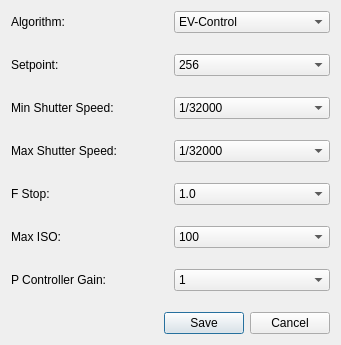
<?xml version="1.0" encoding="UTF-8"?>
<ui version="4.0">
 <class>AutoExposureSettings</class>
 <widget class="QDialog" name="AutoExposureSettings">
  <property name="windowModality">
   <enum>Qt::WindowModal</enum>
  </property>
  <property name="geometry">
   <rect>
    <x>0</x>
    <y>0</y>
    <width>341</width>
    <height>345</height>
   </rect>
  </property>
  <property name="windowTitle">
   <string>Auto Exposure Settings</string>
  </property>
  <property name="modal">
   <bool>true</bool>
  </property>
  <layout class="QGridLayout" name="gridLayout">
   <item row="6" column="0">
    <spacer name="verticalSpacer_3">
     <property name="orientation">
      <enum>Qt::Vertical</enum>
     </property>
     <property name="sizeHint" stdset="0">
      <size>
       <width>20</width>
       <height>40</height>
      </size>
     </property>
    </spacer>
   </item>
   <item row="3" column="0" colspan="2">
    <layout class="QHBoxLayout" name="horizontalLayout_3">
     <item>
      <widget class="QLabel" name="label_2">
       <property name="text">
        <string>Setpoint:</string>
       </property>
      </widget>
     </item>
     <item>
      <widget class="QComboBox" name="AutoSetpoint">
       <item>
        <property name="text">
         <string>256</string>
        </property>
       </item>
       <item>
        <property name="text">
         <string>512</string>
        </property>
       </item>
       <item>
        <property name="text">
         <string>768</string>
        </property>
       </item>
       <item>
        <property name="text">
         <string>1024</string>
        </property>
       </item>
       <item>
        <property name="text">
         <string>1280</string>
        </property>
       </item>
       <item>
        <property name="text">
         <string>1536</string>
        </property>
       </item>
       <item>
        <property name="text">
         <string>1792</string>
        </property>
       </item>
       <item>
        <property name="text">
         <string>2048</string>
        </property>
       </item>
       <item>
        <property name="text">
         <string>2304</string>
        </property>
       </item>
       <item>
        <property name="text">
         <string>2560</string>
        </property>
       </item>
      </widget>
     </item>
    </layout>
   </item>
   <item row="0" column="0" colspan="2">
    <layout class="QHBoxLayout" name="horizontalLayout_2">
     <item>
      <widget class="QLabel" name="label">
       <property name="text">
        <string>Algorithm:</string>
       </property>
      </widget>
     </item>
     <item>
      <widget class="QComboBox" name="AutoAlgorithm">
       <item>
        <property name="text">
         <string>EV-Control</string>
        </property>
       </item>
       <item>
        <property name="text">
         <string>P-Control</string>
        </property>
       </item>
      </widget>
     </item>
    </layout>
   </item>
   <item row="13" column="0" colspan="2">
    <layout class="QHBoxLayout" name="horizontalLayout_7">
     <item>
      <widget class="QLabel" name="label_6">
       <property name="text">
        <string>Max ISO:</string>
       </property>
      </widget>
     </item>
     <item>
      <widget class="QComboBox" name="AutoMaxISO">
       <item>
        <property name="text">
         <string>100</string>
        </property>
       </item>
       <item>
        <property name="text">
         <string>200</string>
        </property>
       </item>
       <item>
        <property name="text">
         <string>400</string>
        </property>
       </item>
       <item>
        <property name="text">
         <string>800</string>
        </property>
       </item>
       <item>
        <property name="text">
         <string>1600</string>
        </property>
       </item>
       <item>
        <property name="text">
         <string>3200</string>
        </property>
       </item>
      </widget>
     </item>
    </layout>
   </item>
   <item row="12" column="0">
    <spacer name="verticalSpacer_5">
     <property name="orientation">
      <enum>Qt::Vertical</enum>
     </property>
     <property name="sizeHint" stdset="0">
      <size>
       <width>20</width>
       <height>40</height>
      </size>
     </property>
    </spacer>
   </item>
   <item row="10" column="0" colspan="2">
    <layout class="QHBoxLayout" name="horizontalLayout_6">
     <item>
      <widget class="QLabel" name="label_5">
       <property name="text">
        <string>F Stop:</string>
       </property>
      </widget>
     </item>
     <item>
      <widget class="QComboBox" name="AutoFStop">
       <item>
        <property name="text">
         <string>1.0</string>
        </property>
       </item>
       <item>
        <property name="text">
         <string>1.1</string>
        </property>
       </item>
       <item>
        <property name="text">
         <string>1.2</string>
        </property>
       </item>
       <item>
        <property name="text">
         <string>1.3</string>
        </property>
       </item>
       <item>
        <property name="text">
         <string>1.4</string>
        </property>
       </item>
       <item>
        <property name="text">
         <string>1.5</string>
        </property>
       </item>
       <item>
        <property name="text">
         <string>1.6</string>
        </property>
       </item>
       <item>
        <property name="text">
         <string>1.7</string>
        </property>
       </item>
       <item>
        <property name="text">
         <string>1.8</string>
        </property>
       </item>
       <item>
        <property name="text">
         <string>2.0</string>
        </property>
       </item>
       <item>
        <property name="text">
         <string>2.2</string>
        </property>
       </item>
       <item>
        <property name="text">
         <string>2.3</string>
        </property>
       </item>
       <item>
        <property name="text">
         <string>2.6</string>
        </property>
       </item>
       <item>
        <property name="text">
         <string>2.8</string>
        </property>
       </item>
       <item>
        <property name="text">
         <string>3.1</string>
        </property>
       </item>
       <item>
        <property name="text">
         <string>3.4</string>
        </property>
       </item>
       <item>
        <property name="text">
         <string>3.7</string>
        </property>
       </item>
       <item>
        <property name="text">
         <string>4.0</string>
        </property>
       </item>
       <item>
        <property name="text">
         <string>4.4</string>
        </property>
       </item>
       <item>
        <property name="text">
         <string>4.7</string>
        </property>
       </item>
       <item>
        <property name="text">
         <string>5.2</string>
        </property>
       </item>
       <item>
        <property name="text">
         <string>5.6</string>
        </property>
       </item>
       <item>
        <property name="text">
         <string>6.2</string>
        </property>
       </item>
       <item>
        <property name="text">
         <string>6.7</string>
        </property>
       </item>
       <item>
        <property name="text">
         <string>7.3</string>
        </property>
       </item>
       <item>
        <property name="text">
         <string>8.0</string>
        </property>
       </item>
       <item>
        <property name="text">
         <string>8.7</string>
        </property>
       </item>
       <item>
        <property name="text">
         <string>9.5</string>
        </property>
       </item>
       <item>
        <property name="text">
         <string>10.4</string>
        </property>
       </item>
       <item>
        <property name="text">
         <string>11.0</string>
        </property>
       </item>
       <item>
        <property name="text">
         <string>12.0</string>
        </property>
       </item>
       <item>
        <property name="text">
         <string>13.0</string>
        </property>
       </item>
       <item>
        <property name="text">
         <string>14.6</string>
        </property>
       </item>
       <item>
        <property name="text">
         <string>16.0</string>
        </property>
       </item>
       <item>
        <property name="text">
         <string>17.0</string>
        </property>
       </item>
       <item>
        <property name="text">
         <string>19.0</string>
        </property>
       </item>
       <item>
        <property name="text">
         <string>20.7</string>
        </property>
       </item>
       <item>
        <property name="text">
         <string>22.0</string>
        </property>
       </item>
       <item>
        <property name="text">
         <string>24.6</string>
        </property>
       </item>
       <item>
        <property name="text">
         <string>27.0</string>
        </property>
       </item>
       <item>
        <property name="text">
         <string>29.0</string>
        </property>
       </item>
       <item>
        <property name="text">
         <string>32.0</string>
        </property>
       </item>
       <item>
        <property name="text">
         <string>35.0</string>
        </property>
       </item>
       <item>
        <property name="text">
         <string>38.0</string>
        </property>
       </item>
       <item>
        <property name="text">
         <string>41.0</string>
        </property>
       </item>
      </widget>
     </item>
    </layout>
   </item>
   <item row="9" column="1">
    <spacer name="verticalSpacer_4">
     <property name="orientation">
      <enum>Qt::Vertical</enum>
     </property>
     <property name="sizeHint" stdset="0">
      <size>
       <width>20</width>
       <height>40</height>
      </size>
     </property>
    </spacer>
   </item>
   <item row="4" column="1">
    <spacer name="verticalSpacer_2">
     <property name="orientation">
      <enum>Qt::Vertical</enum>
     </property>
     <property name="sizeHint" stdset="0">
      <size>
       <width>20</width>
       <height>40</height>
      </size>
     </property>
    </spacer>
   </item>
   <item row="8" column="0" colspan="2">
    <layout class="QHBoxLayout" name="horizontalLayout_5">
     <item>
      <widget class="QLabel" name="label_4">
       <property name="text">
        <string>Max Shutter Speed:</string>
       </property>
      </widget>
     </item>
     <item>
      <widget class="QComboBox" name="AutoMaxShutter">
       <item>
        <property name="text">
         <string>1/32000</string>
        </property>
       </item>
       <item>
        <property name="text">
         <string>1/16000</string>
        </property>
       </item>
       <item>
        <property name="text">
         <string>1/8000</string>
        </property>
       </item>
       <item>
        <property name="text">
         <string>1/6000</string>
        </property>
       </item>
       <item>
        <property name="text">
         <string>1/4000</string>
        </property>
       </item>
       <item>
        <property name="text">
         <string>1/2000</string>
        </property>
       </item>
       <item>
        <property name="text">
         <string>1/1600</string>
        </property>
       </item>
       <item>
        <property name="text">
         <string>1/1250</string>
        </property>
       </item>
       <item>
        <property name="text">
         <string>1/1000</string>
        </property>
       </item>
       <item>
        <property name="text">
         <string>1/800</string>
        </property>
       </item>
       <item>
        <property name="text">
         <string>1/640</string>
        </property>
       </item>
       <item>
        <property name="text">
         <string>1/500</string>
        </property>
       </item>
       <item>
        <property name="text">
         <string>1/400</string>
        </property>
       </item>
       <item>
        <property name="text">
         <string>1/320</string>
        </property>
       </item>
       <item>
        <property name="text">
         <string>1/250</string>
        </property>
       </item>
       <item>
        <property name="text">
         <string>1/200</string>
        </property>
       </item>
       <item>
        <property name="text">
         <string>1/160</string>
        </property>
       </item>
       <item>
        <property name="text">
         <string>1/125</string>
        </property>
       </item>
       <item>
        <property name="text">
         <string>1/100</string>
        </property>
       </item>
       <item>
        <property name="text">
         <string>1/80</string>
        </property>
       </item>
       <item>
        <property name="text">
         <string>1/60</string>
        </property>
       </item>
       <item>
        <property name="text">
         <string>1/50</string>
        </property>
       </item>
       <item>
        <property name="text">
         <string>1/40</string>
        </property>
       </item>
       <item>
        <property name="text">
         <string>1/30</string>
        </property>
       </item>
       <item>
        <property name="text">
         <string>1/25</string>
        </property>
       </item>
       <item>
        <property name="text">
         <string>1/20</string>
        </property>
       </item>
       <item>
        <property name="text">
         <string>1/15</string>
        </property>
       </item>
       <item>
        <property name="text">
         <string>1/12</string>
        </property>
       </item>
       <item>
        <property name="text">
         <string>1/10</string>
        </property>
       </item>
       <item>
        <property name="text">
         <string>1/8</string>
        </property>
       </item>
       <item>
        <property name="text">
         <string>1/6.4</string>
        </property>
       </item>
       <item>
        <property name="text">
         <string>1/5</string>
        </property>
       </item>
       <item>
        <property name="text">
         <string>1/4</string>
        </property>
       </item>
       <item>
        <property name="text">
         <string>1/3.2</string>
        </property>
       </item>
       <item>
        <property name="text">
         <string>1/2.5</string>
        </property>
       </item>
       <item>
        <property name="text">
         <string>1/2</string>
        </property>
       </item>
       <item>
        <property name="text">
         <string>1</string>
        </property>
       </item>
      </widget>
     </item>
    </layout>
   </item>
   <item row="5" column="0" colspan="2">
    <layout class="QHBoxLayout" name="horizontalLayout_4">
     <item>
      <widget class="QLabel" name="label_3">
       <property name="text">
        <string>Min Shutter Speed:</string>
       </property>
      </widget>
     </item>
     <item>
      <widget class="QComboBox" name="AutoMinShutter">
       <item>
        <property name="text">
         <string>1/32000</string>
        </property>
       </item>
       <item>
        <property name="text">
         <string>1/16000</string>
        </property>
       </item>
       <item>
        <property name="text">
         <string>1/8000</string>
        </property>
       </item>
       <item>
        <property name="text">
         <string>1/6000</string>
        </property>
       </item>
       <item>
        <property name="text">
         <string>1/4000</string>
        </property>
       </item>
       <item>
        <property name="text">
         <string>1/2000</string>
        </property>
       </item>
       <item>
        <property name="text">
         <string>1/1600</string>
        </property>
       </item>
       <item>
        <property name="text">
         <string>1/1250</string>
        </property>
       </item>
       <item>
        <property name="text">
         <string>1/1000</string>
        </property>
       </item>
       <item>
        <property name="text">
         <string>1/800</string>
        </property>
       </item>
       <item>
        <property name="text">
         <string>1/640</string>
        </property>
       </item>
       <item>
        <property name="text">
         <string>1/500</string>
        </property>
       </item>
       <item>
        <property name="text">
         <string>1/400</string>
        </property>
       </item>
       <item>
        <property name="text">
         <string>1/320</string>
        </property>
       </item>
       <item>
        <property name="text">
         <string>1/250</string>
        </property>
       </item>
       <item>
        <property name="text">
         <string>1/200</string>
        </property>
       </item>
       <item>
        <property name="text">
         <string>1/160</string>
        </property>
       </item>
       <item>
        <property name="text">
         <string>1/125</string>
        </property>
       </item>
       <item>
        <property name="text">
         <string>1/100</string>
        </property>
       </item>
       <item>
        <property name="text">
         <string>1/80</string>
        </property>
       </item>
       <item>
        <property name="text">
         <string>1/60</string>
        </property>
       </item>
       <item>
        <property name="text">
         <string>1/50</string>
        </property>
       </item>
       <item>
        <property name="text">
         <string>1/40</string>
        </property>
       </item>
       <item>
        <property name="text">
         <string>1/30</string>
        </property>
       </item>
       <item>
        <property name="text">
         <string>1/25</string>
        </property>
       </item>
       <item>
        <property name="text">
         <string>1/20</string>
        </property>
       </item>
       <item>
        <property name="text">
         <string>1/15</string>
        </property>
       </item>
       <item>
        <property name="text">
         <string>1/12</string>
        </property>
       </item>
       <item>
        <property name="text">
         <string>1/10</string>
        </property>
       </item>
       <item>
        <property name="text">
         <string>1/8</string>
        </property>
       </item>
       <item>
        <property name="text">
         <string>1/6.4</string>
        </property>
       </item>
       <item>
        <property name="text">
         <string>1/5</string>
        </property>
       </item>
       <item>
        <property name="text">
         <string>1/4</string>
        </property>
       </item>
       <item>
        <property name="text">
         <string>1/3.2</string>
        </property>
       </item>
       <item>
        <property name="text">
         <string>1/2.5</string>
        </property>
       </item>
       <item>
        <property name="text">
         <string>1/2</string>
        </property>
       </item>
       <item>
        <property name="text">
         <string>1</string>
        </property>
       </item>
      </widget>
     </item>
    </layout>
   </item>
   <item row="2" column="0">
    <spacer name="verticalSpacer">
     <property name="orientation">
      <enum>Qt::Vertical</enum>
     </property>
     <property name="sizeHint" stdset="0">
      <size>
       <width>20</width>
       <height>40</height>
      </size>
     </property>
    </spacer>
   </item>
   <item row="18" column="0" colspan="2">
    <layout class="QHBoxLayout" name="horizontalLayout">
     <item>
      <spacer name="horizontalSpacer">
       <property name="orientation">
        <enum>Qt::Horizontal</enum>
       </property>
       <property name="sizeHint" stdset="0">
        <size>
         <width>40</width>
         <height>20</height>
        </size>
       </property>
      </spacer>
     </item>
     <item>
      <widget class="QPushButton" name="ModalSaveButton">
       <property name="text">
        <string>Save</string>
       </property>
      </widget>
     </item>
     <item>
      <widget class="QPushButton" name="ModalCancelButton">
       <property name="text">
        <string>Cancel</string>
       </property>
      </widget>
     </item>
    </layout>
   </item>
   <item row="15" column="0" colspan="2">
    <layout class="QHBoxLayout" name="horizontalLayout_8">
     <item>
      <widget class="QLabel" name="label_7">
       <property name="text">
        <string>P Controller Gain:</string>
       </property>
      </widget>
     </item>
     <item>
      <widget class="QComboBox" name="AutoGain">
       <item>
        <property name="text">
         <string>1</string>
        </property>
       </item>
       <item>
        <property name="text">
         <string>2</string>
        </property>
       </item>
       <item>
        <property name="text">
         <string>3</string>
        </property>
       </item>
       <item>
        <property name="text">
         <string>4</string>
        </property>
       </item>
       <item>
        <property name="text">
         <string>5</string>
        </property>
       </item>
       <item>
        <property name="text">
         <string>6</string>
        </property>
       </item>
       <item>
        <property name="text">
         <string>7</string>
        </property>
       </item>
       <item>
        <property name="text">
         <string>8</string>
        </property>
       </item>
       <item>
        <property name="text">
         <string>9</string>
        </property>
       </item>
       <item>
        <property name="text">
         <string>10</string>
        </property>
       </item>
       <item>
        <property name="text">
         <string>11</string>
        </property>
       </item>
       <item>
        <property name="text">
         <string>12</string>
        </property>
       </item>
       <item>
        <property name="text">
         <string>13</string>
        </property>
       </item>
       <item>
        <property name="text">
         <string>14</string>
        </property>
       </item>
       <item>
        <property name="text">
         <string>15</string>
        </property>
       </item>
       <item>
        <property name="text">
         <string>16</string>
        </property>
       </item>
       <item>
        <property name="text">
         <string>17</string>
        </property>
       </item>
       <item>
        <property name="text">
         <string>18</string>
        </property>
       </item>
       <item>
        <property name="text">
         <string>19</string>
        </property>
       </item>
       <item>
        <property name="text">
         <string>20</string>
        </property>
       </item>
       <item>
        <property name="text">
         <string>21</string>
        </property>
       </item>
       <item>
        <property name="text">
         <string>22</string>
        </property>
       </item>
       <item>
        <property name="text">
         <string>23</string>
        </property>
       </item>
       <item>
        <property name="text">
         <string>24</string>
        </property>
       </item>
       <item>
        <property name="text">
         <string>25</string>
        </property>
       </item>
       <item>
        <property name="text">
         <string>26</string>
        </property>
       </item>
       <item>
        <property name="text">
         <string>27</string>
        </property>
       </item>
       <item>
        <property name="text">
         <string>28</string>
        </property>
       </item>
       <item>
        <property name="text">
         <string>29</string>
        </property>
       </item>
       <item>
        <property name="text">
         <string>30</string>
        </property>
       </item>
       <item>
        <property name="text">
         <string>31</string>
        </property>
       </item>
       <item>
        <property name="text">
         <string>32</string>
        </property>
       </item>
       <item>
        <property name="text">
         <string>33</string>
        </property>
       </item>
       <item>
        <property name="text">
         <string>34</string>
        </property>
       </item>
       <item>
        <property name="text">
         <string>35</string>
        </property>
       </item>
       <item>
        <property name="text">
         <string>36</string>
        </property>
       </item>
       <item>
        <property name="text">
         <string>37</string>
        </property>
       </item>
       <item>
        <property name="text">
         <string>38</string>
        </property>
       </item>
       <item>
        <property name="text">
         <string>39</string>
        </property>
       </item>
       <item>
        <property name="text">
         <string>40</string>
        </property>
       </item>
       <item>
        <property name="text">
         <string>41</string>
        </property>
       </item>
       <item>
        <property name="text">
         <string>42</string>
        </property>
       </item>
       <item>
        <property name="text">
         <string>43</string>
        </property>
       </item>
       <item>
        <property name="text">
         <string>44</string>
        </property>
       </item>
       <item>
        <property name="text">
         <string>45</string>
        </property>
       </item>
       <item>
        <property name="text">
         <string>46</string>
        </property>
       </item>
       <item>
        <property name="text">
         <string>47</string>
        </property>
       </item>
       <item>
        <property name="text">
         <string>48</string>
        </property>
       </item>
       <item>
        <property name="text">
         <string>49</string>
        </property>
       </item>
       <item>
        <property name="text">
         <string>50</string>
        </property>
       </item>
       <item>
        <property name="text">
         <string>51</string>
        </property>
       </item>
       <item>
        <property name="text">
         <string>52</string>
        </property>
       </item>
       <item>
        <property name="text">
         <string>53</string>
        </property>
       </item>
       <item>
        <property name="text">
         <string>54</string>
        </property>
       </item>
       <item>
        <property name="text">
         <string>55</string>
        </property>
       </item>
       <item>
        <property name="text">
         <string>56</string>
        </property>
       </item>
       <item>
        <property name="text">
         <string>57</string>
        </property>
       </item>
       <item>
        <property name="text">
         <string>58</string>
        </property>
       </item>
       <item>
        <property name="text">
         <string>59</string>
        </property>
       </item>
       <item>
        <property name="text">
         <string>60</string>
        </property>
       </item>
       <item>
        <property name="text">
         <string>61</string>
        </property>
       </item>
       <item>
        <property name="text">
         <string>62</string>
        </property>
       </item>
       <item>
        <property name="text">
         <string>63</string>
        </property>
       </item>
       <item>
        <property name="text">
         <string>64</string>
        </property>
       </item>
       <item>
        <property name="text">
         <string>65</string>
        </property>
       </item>
       <item>
        <property name="text">
         <string>66</string>
        </property>
       </item>
       <item>
        <property name="text">
         <string>67</string>
        </property>
       </item>
       <item>
        <property name="text">
         <string>68</string>
        </property>
       </item>
       <item>
        <property name="text">
         <string>69</string>
        </property>
       </item>
       <item>
        <property name="text">
         <string>70</string>
        </property>
       </item>
       <item>
        <property name="text">
         <string>71</string>
        </property>
       </item>
       <item>
        <property name="text">
         <string>72</string>
        </property>
       </item>
       <item>
        <property name="text">
         <string>73</string>
        </property>
       </item>
       <item>
        <property name="text">
         <string>74</string>
        </property>
       </item>
       <item>
        <property name="text">
         <string>75</string>
        </property>
       </item>
       <item>
        <property name="text">
         <string>76</string>
        </property>
       </item>
       <item>
        <property name="text">
         <string>77</string>
        </property>
       </item>
       <item>
        <property name="text">
         <string>78</string>
        </property>
       </item>
       <item>
        <property name="text">
         <string>79</string>
        </property>
       </item>
       <item>
        <property name="text">
         <string>80</string>
        </property>
       </item>
       <item>
        <property name="text">
         <string>81</string>
        </property>
       </item>
       <item>
        <property name="text">
         <string>82</string>
        </property>
       </item>
       <item>
        <property name="text">
         <string>83</string>
        </property>
       </item>
       <item>
        <property name="text">
         <string>84</string>
        </property>
       </item>
       <item>
        <property name="text">
         <string>85</string>
        </property>
       </item>
       <item>
        <property name="text">
         <string>86</string>
        </property>
       </item>
       <item>
        <property name="text">
         <string>87</string>
        </property>
       </item>
       <item>
        <property name="text">
         <string>88</string>
        </property>
       </item>
       <item>
        <property name="text">
         <string>89</string>
        </property>
       </item>
       <item>
        <property name="text">
         <string>90</string>
        </property>
       </item>
       <item>
        <property name="text">
         <string>91</string>
        </property>
       </item>
       <item>
        <property name="text">
         <string>92</string>
        </property>
       </item>
       <item>
        <property name="text">
         <string>93</string>
        </property>
       </item>
       <item>
        <property name="text">
         <string>94</string>
        </property>
       </item>
       <item>
        <property name="text">
         <string>95</string>
        </property>
       </item>
       <item>
        <property name="text">
         <string>96</string>
        </property>
       </item>
       <item>
        <property name="text">
         <string>97</string>
        </property>
       </item>
       <item>
        <property name="text">
         <string>98</string>
        </property>
       </item>
       <item>
        <property name="text">
         <string>99</string>
        </property>
       </item>
       <item>
        <property name="text">
         <string>100</string>
        </property>
       </item>
       <item>
        <property name="text">
         <string>101</string>
        </property>
       </item>
       <item>
        <property name="text">
         <string>102</string>
        </property>
       </item>
       <item>
        <property name="text">
         <string>103</string>
        </property>
       </item>
       <item>
        <property name="text">
         <string>104</string>
        </property>
       </item>
       <item>
        <property name="text">
         <string>105</string>
        </property>
       </item>
       <item>
        <property name="text">
         <string>106</string>
        </property>
       </item>
       <item>
        <property name="text">
         <string>107</string>
        </property>
       </item>
       <item>
        <property name="text">
         <string>108</string>
        </property>
       </item>
       <item>
        <property name="text">
         <string>109</string>
        </property>
       </item>
       <item>
        <property name="text">
         <string>110</string>
        </property>
       </item>
       <item>
        <property name="text">
         <string>111</string>
        </property>
       </item>
       <item>
        <property name="text">
         <string>112</string>
        </property>
       </item>
       <item>
        <property name="text">
         <string>113</string>
        </property>
       </item>
       <item>
        <property name="text">
         <string>114</string>
        </property>
       </item>
       <item>
        <property name="text">
         <string>115</string>
        </property>
       </item>
       <item>
        <property name="text">
         <string>116</string>
        </property>
       </item>
       <item>
        <property name="text">
         <string>117</string>
        </property>
       </item>
       <item>
        <property name="text">
         <string>118</string>
        </property>
       </item>
       <item>
        <property name="text">
         <string>119</string>
        </property>
       </item>
       <item>
        <property name="text">
         <string>120</string>
        </property>
       </item>
       <item>
        <property name="text">
         <string>121</string>
        </property>
       </item>
       <item>
        <property name="text">
         <string>122</string>
        </property>
       </item>
       <item>
        <property name="text">
         <string>123</string>
        </property>
       </item>
       <item>
        <property name="text">
         <string>124</string>
        </property>
       </item>
       <item>
        <property name="text">
         <string>125</string>
        </property>
       </item>
       <item>
        <property name="text">
         <string>126</string>
        </property>
       </item>
       <item>
        <property name="text">
         <string>127</string>
        </property>
       </item>
       <item>
        <property name="text">
         <string>128</string>
        </property>
       </item>
       <item>
        <property name="text">
         <string>129</string>
        </property>
       </item>
       <item>
        <property name="text">
         <string>130</string>
        </property>
       </item>
       <item>
        <property name="text">
         <string>131</string>
        </property>
       </item>
       <item>
        <property name="text">
         <string>132</string>
        </property>
       </item>
       <item>
        <property name="text">
         <string>133</string>
        </property>
       </item>
       <item>
        <property name="text">
         <string>134</string>
        </property>
       </item>
       <item>
        <property name="text">
         <string>135</string>
        </property>
       </item>
       <item>
        <property name="text">
         <string>136</string>
        </property>
       </item>
       <item>
        <property name="text">
         <string>137</string>
        </property>
       </item>
       <item>
        <property name="text">
         <string>138</string>
        </property>
       </item>
       <item>
        <property name="text">
         <string>139</string>
        </property>
       </item>
       <item>
        <property name="text">
         <string>140</string>
        </property>
       </item>
       <item>
        <property name="text">
         <string>141</string>
        </property>
       </item>
       <item>
        <property name="text">
         <string>142</string>
        </property>
       </item>
       <item>
        <property name="text">
         <string>143</string>
        </property>
       </item>
       <item>
        <property name="text">
         <string>144</string>
        </property>
       </item>
       <item>
        <property name="text">
         <string>145</string>
        </property>
       </item>
       <item>
        <property name="text">
         <string>146</string>
        </property>
       </item>
       <item>
        <property name="text">
         <string>147</string>
        </property>
       </item>
       <item>
        <property name="text">
         <string>148</string>
        </property>
       </item>
       <item>
        <property name="text">
         <string>149</string>
        </property>
       </item>
       <item>
        <property name="text">
         <string>150</string>
        </property>
       </item>
       <item>
        <property name="text">
         <string>151</string>
        </property>
       </item>
       <item>
        <property name="text">
         <string>152</string>
        </property>
       </item>
       <item>
        <property name="text">
         <string>153</string>
        </property>
       </item>
       <item>
        <property name="text">
         <string>154</string>
        </property>
       </item>
       <item>
        <property name="text">
         <string>155</string>
        </property>
       </item>
       <item>
        <property name="text">
         <string>156</string>
        </property>
       </item>
       <item>
        <property name="text">
         <string>157</string>
        </property>
       </item>
       <item>
        <property name="text">
         <string>158</string>
        </property>
       </item>
       <item>
        <property name="text">
         <string>159</string>
        </property>
       </item>
       <item>
        <property name="text">
         <string>160</string>
        </property>
       </item>
       <item>
        <property name="text">
         <string>161</string>
        </property>
       </item>
       <item>
        <property name="text">
         <string>162</string>
        </property>
       </item>
       <item>
        <property name="text">
         <string>163</string>
        </property>
       </item>
       <item>
        <property name="text">
         <string>164</string>
        </property>
       </item>
       <item>
        <property name="text">
         <string>165</string>
        </property>
       </item>
       <item>
        <property name="text">
         <string>166</string>
        </property>
       </item>
       <item>
        <property name="text">
         <string>167</string>
        </property>
       </item>
       <item>
        <property name="text">
         <string>168</string>
        </property>
       </item>
       <item>
        <property name="text">
         <string>169</string>
        </property>
       </item>
       <item>
        <property name="text">
         <string>170</string>
        </property>
       </item>
       <item>
        <property name="text">
         <string>171</string>
        </property>
       </item>
       <item>
        <property name="text">
         <string>172</string>
        </property>
       </item>
       <item>
        <property name="text">
         <string>173</string>
        </property>
       </item>
       <item>
        <property name="text">
         <string>174</string>
        </property>
       </item>
       <item>
        <property name="text">
         <string>175</string>
        </property>
       </item>
       <item>
        <property name="text">
         <string>176</string>
        </property>
       </item>
       <item>
        <property name="text">
         <string>177</string>
        </property>
       </item>
       <item>
        <property name="text">
         <string>178</string>
        </property>
       </item>
       <item>
        <property name="text">
         <string>179</string>
        </property>
       </item>
       <item>
        <property name="text">
         <string>180</string>
        </property>
       </item>
       <item>
        <property name="text">
         <string>181</string>
        </property>
       </item>
       <item>
        <property name="text">
         <string>182</string>
        </property>
       </item>
       <item>
        <property name="text">
         <string>183</string>
        </property>
       </item>
       <item>
        <property name="text">
         <string>184</string>
        </property>
       </item>
       <item>
        <property name="text">
         <string>185</string>
        </property>
       </item>
       <item>
        <property name="text">
         <string>186</string>
        </property>
       </item>
       <item>
        <property name="text">
         <string>187</string>
        </property>
       </item>
       <item>
        <property name="text">
         <string>188</string>
        </property>
       </item>
       <item>
        <property name="text">
         <string>189</string>
        </property>
       </item>
       <item>
        <property name="text">
         <string>190</string>
        </property>
       </item>
       <item>
        <property name="text">
         <string>191</string>
        </property>
       </item>
       <item>
        <property name="text">
         <string>192</string>
        </property>
       </item>
       <item>
        <property name="text">
         <string>193</string>
        </property>
       </item>
       <item>
        <property name="text">
         <string>194</string>
        </property>
       </item>
       <item>
        <property name="text">
         <string>195</string>
        </property>
       </item>
       <item>
        <property name="text">
         <string>196</string>
        </property>
       </item>
       <item>
        <property name="text">
         <string>197</string>
        </property>
       </item>
       <item>
        <property name="text">
         <string>198</string>
        </property>
       </item>
       <item>
        <property name="text">
         <string>199</string>
        </property>
       </item>
       <item>
        <property name="text">
         <string>200</string>
        </property>
       </item>
       <item>
        <property name="text">
         <string>201</string>
        </property>
       </item>
       <item>
        <property name="text">
         <string>202</string>
        </property>
       </item>
       <item>
        <property name="text">
         <string>203</string>
        </property>
       </item>
       <item>
        <property name="text">
         <string>204</string>
        </property>
       </item>
       <item>
        <property name="text">
         <string>205</string>
        </property>
       </item>
       <item>
        <property name="text">
         <string>206</string>
        </property>
       </item>
       <item>
        <property name="text">
         <string>207</string>
        </property>
       </item>
       <item>
        <property name="text">
         <string>208</string>
        </property>
       </item>
       <item>
        <property name="text">
         <string>209</string>
        </property>
       </item>
       <item>
        <property name="text">
         <string>210</string>
        </property>
       </item>
       <item>
        <property name="text">
         <string>211</string>
        </property>
       </item>
       <item>
        <property name="text">
         <string>212</string>
        </property>
       </item>
       <item>
        <property name="text">
         <string>213</string>
        </property>
       </item>
       <item>
        <property name="text">
         <string>214</string>
        </property>
       </item>
       <item>
        <property name="text">
         <string>215</string>
        </property>
       </item>
       <item>
        <property name="text">
         <string>216</string>
        </property>
       </item>
       <item>
        <property name="text">
         <string>217</string>
        </property>
       </item>
       <item>
        <property name="text">
         <string>218</string>
        </property>
       </item>
       <item>
        <property name="text">
         <string>219</string>
        </property>
       </item>
       <item>
        <property name="text">
         <string>220</string>
        </property>
       </item>
       <item>
        <property name="text">
         <string>221</string>
        </property>
       </item>
       <item>
        <property name="text">
         <string>222</string>
        </property>
       </item>
       <item>
        <property name="text">
         <string>223</string>
        </property>
       </item>
       <item>
        <property name="text">
         <string>224</string>
        </property>
       </item>
       <item>
        <property name="text">
         <string>225</string>
        </property>
       </item>
       <item>
        <property name="text">
         <string>226</string>
        </property>
       </item>
       <item>
        <property name="text">
         <string>227</string>
        </property>
       </item>
       <item>
        <property name="text">
         <string>228</string>
        </property>
       </item>
       <item>
        <property name="text">
         <string>229</string>
        </property>
       </item>
       <item>
        <property name="text">
         <string>230</string>
        </property>
       </item>
       <item>
        <property name="text">
         <string>231</string>
        </property>
       </item>
       <item>
        <property name="text">
         <string>232</string>
        </property>
       </item>
       <item>
        <property name="text">
         <string>233</string>
        </property>
       </item>
       <item>
        <property name="text">
         <string>234</string>
        </property>
       </item>
       <item>
        <property name="text">
         <string>235</string>
        </property>
       </item>
       <item>
        <property name="text">
         <string>236</string>
        </property>
       </item>
       <item>
        <property name="text">
         <string>237</string>
        </property>
       </item>
       <item>
        <property name="text">
         <string>238</string>
        </property>
       </item>
       <item>
        <property name="text">
         <string>239</string>
        </property>
       </item>
       <item>
        <property name="text">
         <string>240</string>
        </property>
       </item>
       <item>
        <property name="text">
         <string>241</string>
        </property>
       </item>
       <item>
        <property name="text">
         <string>242</string>
        </property>
       </item>
       <item>
        <property name="text">
         <string>243</string>
        </property>
       </item>
       <item>
        <property name="text">
         <string>244</string>
        </property>
       </item>
       <item>
        <property name="text">
         <string>245</string>
        </property>
       </item>
       <item>
        <property name="text">
         <string>246</string>
        </property>
       </item>
       <item>
        <property name="text">
         <string>247</string>
        </property>
       </item>
       <item>
        <property name="text">
         <string>248</string>
        </property>
       </item>
       <item>
        <property name="text">
         <string>249</string>
        </property>
       </item>
       <item>
        <property name="text">
         <string>250</string>
        </property>
       </item>
       <item>
        <property name="text">
         <string>251</string>
        </property>
       </item>
       <item>
        <property name="text">
         <string>252</string>
        </property>
       </item>
       <item>
        <property name="text">
         <string>253</string>
        </property>
       </item>
       <item>
        <property name="text">
         <string>254</string>
        </property>
       </item>
       <item>
        <property name="text">
         <string>255</string>
        </property>
       </item>
      </widget>
     </item>
    </layout>
   </item>
   <item row="14" column="1">
    <spacer name="verticalSpacer_6">
     <property name="orientation">
      <enum>Qt::Vertical</enum>
     </property>
     <property name="sizeHint" stdset="0">
      <size>
       <width>20</width>
       <height>40</height>
      </size>
     </property>
    </spacer>
   </item>
   <item row="16" column="0">
    <spacer name="verticalSpacer_7">
     <property name="orientation">
      <enum>Qt::Vertical</enum>
     </property>
     <property name="sizeHint" stdset="0">
      <size>
       <width>20</width>
       <height>40</height>
      </size>
     </property>
    </spacer>
   </item>
  </layout>
 </widget>
 <resources/>
 <connections/>
</ui>
